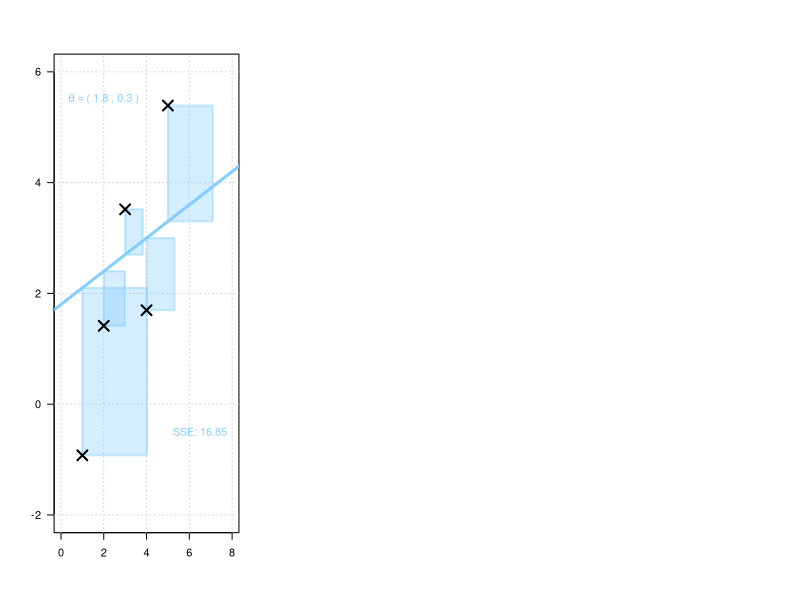
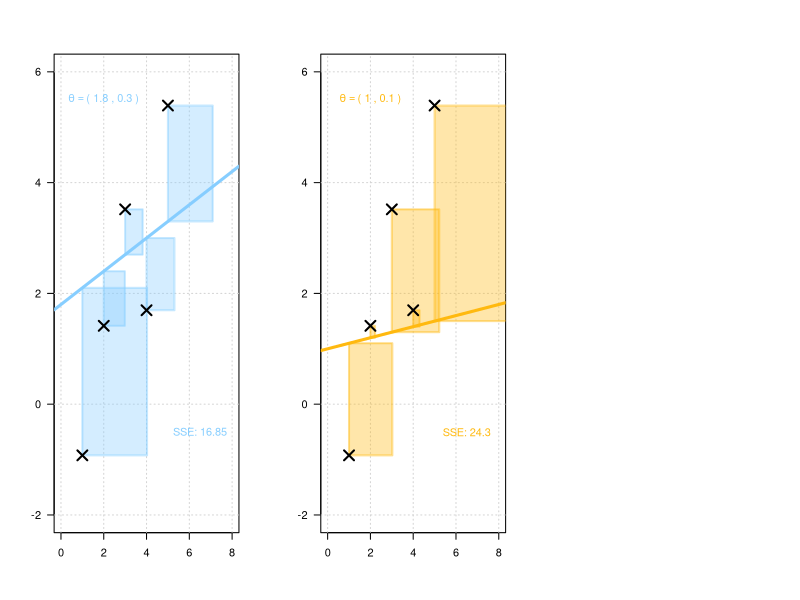
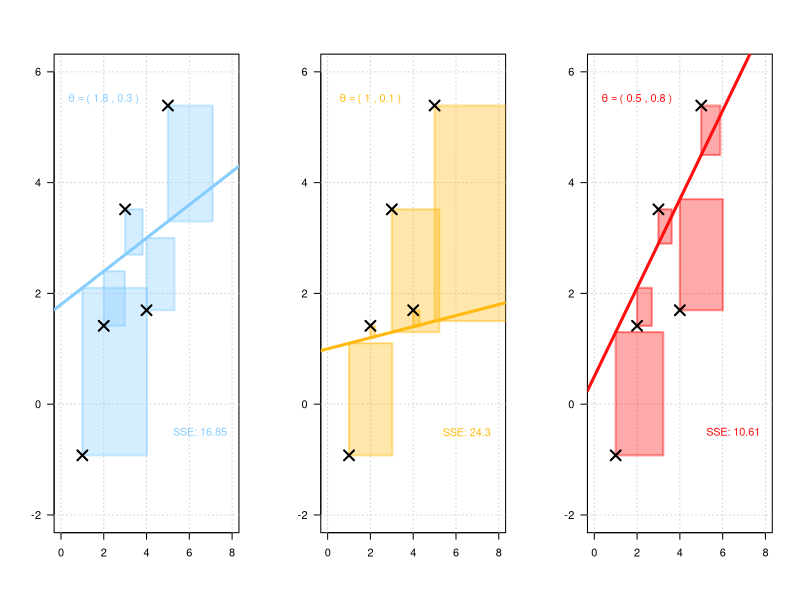
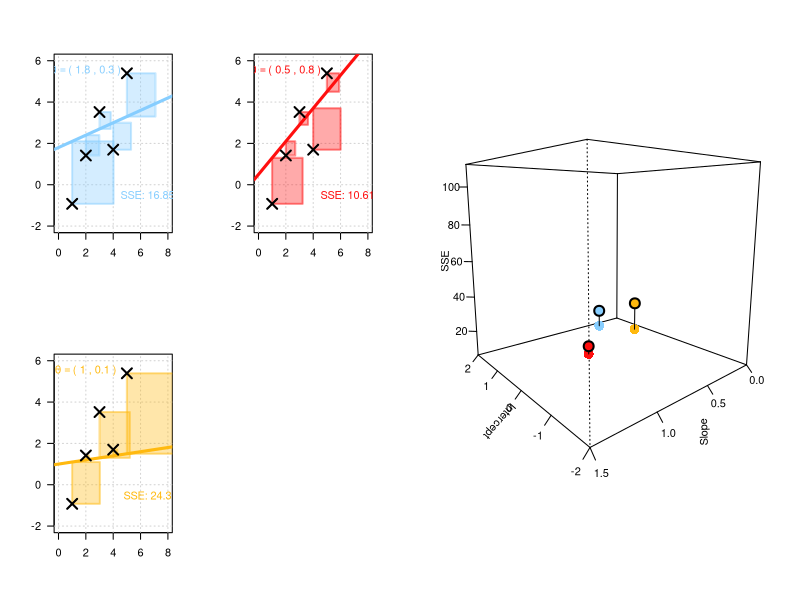
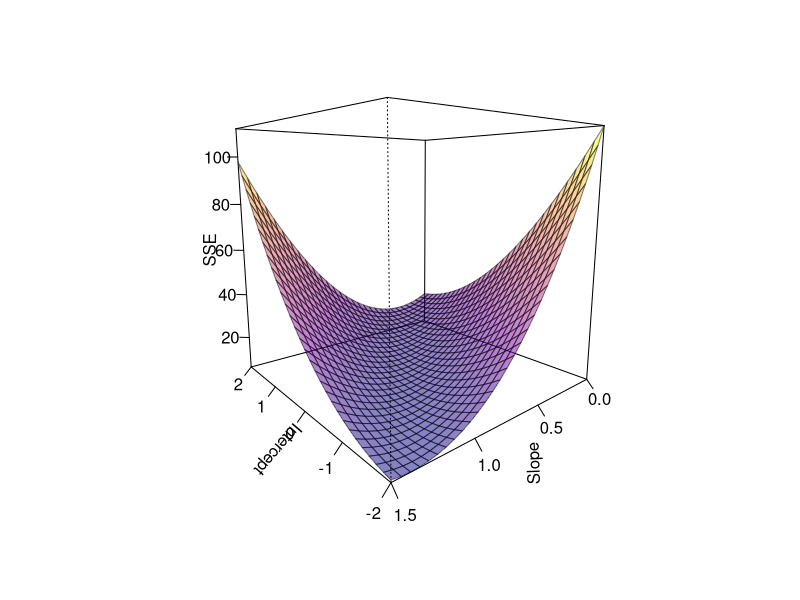
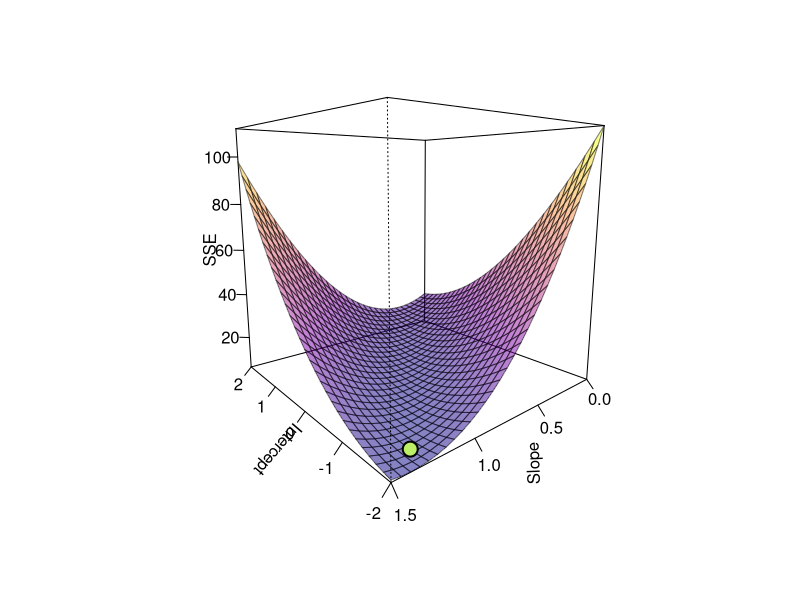
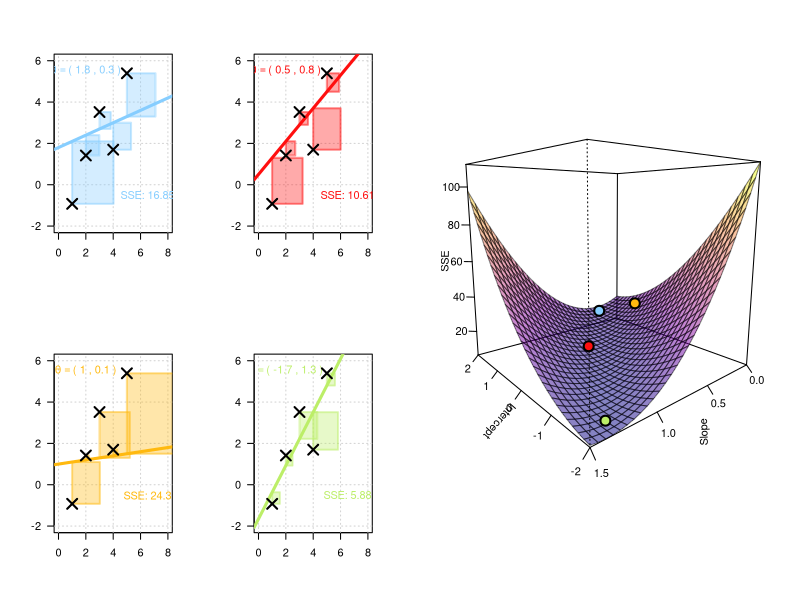
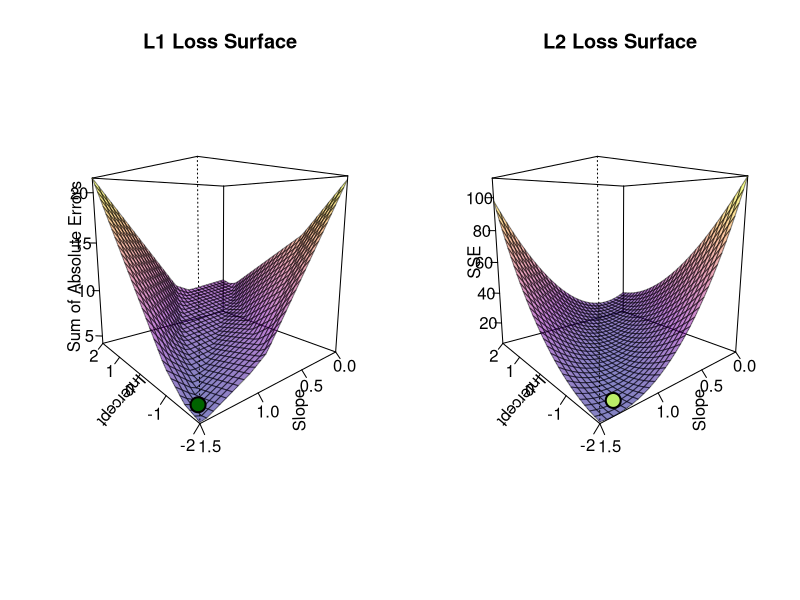

R code for these plots, in order:
# PREREQ -----------------------------------------------------------------------

library(knitr)
library(ggplot2)

# DATA -------------------------------------------------------------------------

set.seed(pi)

x = 1:5
y = x + rnorm(5, 0, 2)
m = lm(y ~ x)

coef1 <- c(1.8, .3)
coef2 <- c(1, .1)
coef3 <- c(0.5, .8)

# FUNCTIONS --------------------------------------------------------------------

colBlue = function(alpha) { rgb(135, 206, 255, alpha, maxColorValue = 255) }
colOrange = function(alpha) { rgb(255, 185,  15, alpha, maxColorValue = 255) }
colRed = function(alpha) { rgb(255, 15,  15, alpha, maxColorValue = 255) }
colGreen = function(alpha) { rgb(188, 238, 104, alpha, maxColorValue = 255) }

data_plot = function(x, y) {
  
  plot(x, 
       y, 
       ylim = c(-2, 6), 
       xlim = c(0, 8), 
       cex = 2, 
       pch = 4, 
       las = 1, 
       ann = "false")
  
  grid()
  
}

add_lm = function(coef, color, coef_label) {
  
  abline(coef = coef, col = color(255), lwd = 3)
  coef <- round(coef, 1)
  
  text(x = coef_label[1], 
       y = coef_label[2], 
       labels = bquote(theta == "("~.(coef[1])~","~.(coef[2])~")"),
       col = color(255))
  
}

add_errors = function(x, y, coef, color, sse_label) {
  
  hat_y = cbind(1, x) %*% coef
  w = abs(y - hat_y)
  
  rect(xleft = x, 
       ybottom = y, 
       xright = x + w, 
       ytop = hat_y, 
       col = color(90),
       border = color(120), 
       lwd = 2)
  
  text(x = sse_label[1], 
       y = sse_label[2], 
       labels = paste0("SSE: ", sum(round(w^2, 2))),
       col = color(255))
  
  points(x, y, cex = 2, pch = 4, lwd = 2)
  
}

frame_plot = function(x, y, coef, color, coef_label, sse_label) {
  
  data_plot(x, y)
  add_lm(coef, color, coef_label)
  add_errors(x, y, coef, color, sse_label)
  
}

sse = function(c1, c2, x, y) {
  
  hat_y = cbind(1, x) %*% c(c1, c2)
  w = abs(y - hat_y)
  sum(w^2)
  
}

sae = function(c1, c2, x, y) {
  
  hat_y = cbind(1, x) %*% c(c1, c2)
  w = abs(y - hat_y)
  sum(w)
  
}

surface_plot = function (z = sse_surf,
                         error_type = "SSE", 
                         title = NULL,
                         palette = clrs_ramp[clrs],
                         ...) {
  
  persp(x = c1_grid, 
        y = c2_grid,
        z = z,
        theta = -130,
        phi = 10, 
        ticktype = "detailed", 
        xlab = "Intercept", 
        ylab = "Slope", 
        zlab = error_type, 
        main = title,
        col = palette, 
        border = rgb(0, 0, 0,.5))
  
}

rect_plots = function(number) {

  frame_plot(x, y, coef1, colBlue, c(2, 5.5), c(x = 6.5, y = -0.5))
  
  if(number > 1) {
    
    frame_plot(x, y, coef2, colOrange, c(2, 5.5), c(x = 6.5, y = -0.5))
    
    if(number > 2) {
      
      frame_plot(x, y, coef3, colRed, c(2, 5.5), c(x = 6.5, y =  -0.5))
      
      if (number > 3) {
        
        frame_plot(x, y, coef(m), colGreen, c(2, 5.5), c(x = 6.5, y =  -0.5))
        
      }
      
    }
    
  }
  
}

# PLOT SETUP -------------------------------------------------------------------

gridlength <- 30
c1_grid = seq(-2, 2, l = gridlength)
c2_grid = seq(0, 1.5, l = gridlength)

sse_surf = outer(c1_grid, c2_grid, Vectorize(sse, c("c1", "c2")), x = x, y = y)
sae_surf = outer(c1_grid, c2_grid, Vectorize(sae, c("c1", "c2")), x = x, y = y)

clrs_ramp = scales::alpha(colorRampPalette(viridisLite::plasma(5))(200), .5)

clrs = sse_surf[-1, -1] + sse_surf[-1, -gridlength] + 
  sse_surf[-gridlength, -1] + sse_surf[-gridlength, -gridlength]

clrs = cut(clrs, length(clrs_ramp))

clrs_sae = sae_surf[-1, -1] + sae_surf[-1, -gridlength] + 
  sae_surf[-gridlength, -1] + sae_surf[-gridlength, -gridlength]

clrs_sae = cut(clrs_sae, length(clrs_ramp))

sse_blank = quote(persp(x = c1_grid, 
                        y = c2_grid, 
                        sse_surf * NA, 
                        theta = -130, 
                        phi = 10, 
                        zlim = range(sse_surf),
                        ticktype = "detailed", 
                        xlab = "Intercept", 
                        ylab = "Slope", 
                        zlab = "SSE", 
                        col = "white", 
                        border = rgb(1, 1, 1, 0)))

opar <- par(no.readonly = FALSE)
par(mar = opar$mar / 2)

# PLOT 1 -----------------------------------------------------------------------

pdf("../figure/reg_lm_plot_31.pdf", height = 3)

par(mfrow = c(1, 3))
rect_plots(1)
#par(opar)

ggsave("../figure/reg_lm_plot_31.pdf", width = 4, height = 3)
dev.off()

# PLOT 2 -----------------------------------------------------------------------

pdf("../figure/reg_lm_plot_32.pdf", height = 3)

par(mfrow = c(1, 3))
rect_plots(2)
#par(opar)

ggsave("../figure/reg_lm_plot_32.pdf", width = 4, height = 3)
dev.off()

# PLOT 3 -----------------------------------------------------------------------

pdf("../figure/reg_lm_plot_33.pdf", height = 3)

par(mfrow = c(1, 3))
rect_plots(3)

#par(opar)

ggsave("../figure/reg_lm_plot_33.pdf", width = 4, height = 3)
dev.off()

# PLOT 4 -----------------------------------------------------------------------

pdf("../figure/reg_lm_plot_34.pdf", width = 9, height = 4)

layout(cbind(c(1, 2), c(3, 0), c(4, 4), c(4, 4)))

rect_plots(3)

p = eval(sse_blank)

points(trans3d(x = cbind(coef1, coef2, coef3)[1, ], 
               y = cbind(coef1, coef2, coef3)[2, ], 
               z = rep(min(sse_surf), 3),
               pmat = p), 
       col = c(colBlue(255), colOrange(255), colRed(255)), 
       pch = 16, 
       cex = 2)

lines(trans3d(x = cbind(coef1, coef1)[1, ], 
              y = cbind(coef1, coef1)[2, ], 
              z = c(min(sse_surf), sse(coef1[1], coef1[2], x, y)),
              pmat = p))

lines(trans3d(x = cbind(coef2, coef2)[1, ], 
              y = cbind(coef2, coef2)[2, ], 
              z = c(min(sse_surf), sse(coef2[1], coef2[2], x, y)),
              pmat = p))

lines(trans3d(x = cbind(coef3, coef3)[1, ], 
              y = cbind(coef3, coef3)[2, ], 
              z = c(min(sse_surf), sse(coef3[1], coef3[2], x, y)),
              pmat = p))

points_3d = trans3d(x = cbind(coef1, coef2, coef3)[1, ], 
                    y = cbind(coef1, coef2, coef3)[2, ], 
                    z = c(sse(coef1[1], coef1[2], x, y), 
                          sse(coef2[1], coef2[2], x, y), 
                          sse(coef3[1], coef3[2], x, y)),
                    pmat = p)

points(points_3d, 
       col = c(colBlue(255), colOrange(255), colRed(255)), 
       pch = 16, 
       cex = 2)

points(points_3d, col = "black", pch = 1, cex = 2, lwd = 2)
#par(opar)

ggsave("../figure/reg_lm_plot_34.pdf", width = 9, height = 6)
dev.off()

# PLOT 5 -----------------------------------------------------------------------

pdf("../figure/reg_lm_plot_35.pdf", width = 4.5, height = 5.5)

par(mfrow = c(1, 1))
surface_plot(zlim = range(sse_surf))

ggsave("../figure/reg_lm_plot_35.pdf", width = 4, height = 0.66)
dev.off()

# PLOT 6 -----------------------------------------------------------------------

pdf("../figure/reg_lm_plot_36.pdf", width = 4.5, height = 5.5)

p = surface_plot(zlim = range(sse_surf))

points_3d = 
  trans3d(x = coef(m)[1], 
          y = coef(m)[2], 
          z = sse(coef(m)[1], coef(m)[2], x, y),
          pmat = p)

points(points_3d, 
       col = c(colGreen(255)), 
       pch = 16, 
       cex = 2)

points(points_3d, col = "black", pch = 1, cex = 2, lwd = 2)

ggsave("../figure/reg_lm_plot_36.pdf", width = 4, height = 0.66)
dev.off()

# PLOT 7 -----------------------------------------------------------------------

pdf("../figure/reg_lm_plot_37.pdf", width = 9, height = 4)

layout(cbind(c(1, 2), c(3, 4), c(5, 5), c(5, 5)))

rect_plots(4)

p = surface_plot(zlim = range(sse_surf))

points_3d = 
  trans3d(x = cbind(coef1, coef2, coef3, coef(m))[1, ], 
          y = cbind(coef1, coef2, coef3, coef(m))[2, ], 
          z = c(sse(coef1[1], coef1[2], x, y), 
                sse(coef2[1], coef2[2], x, y), 
                sse(coef3[1], coef3[2], x, y), 
                sse(coef(m)[1], coef(m)[2], x, y)),
          pmat = p)

points(points_3d,
       col = c(colBlue(255), 
               colOrange(255), 
               colRed(255), 
               colGreen(255)), 
       pch = 16, cex = 2)

points(points_3d, col = "black", pch = 1, cex = 2, lwd = 2)

ggsave("../figure/reg_lm_plot_37.pdf", width = 9, height = 4)
dev.off()

# PLOT 8 -----------------------------------------------------------------------

pdf("../figure/../figure/reg_lm_plot_38.pdf", width = 11, height = 6)

layout(t(c(1, 2)))

p = surface_plot(z = sae_surf,
                 error_type = "Sum of Absolute Errors",
                 title = "L1 Loss Surface",
                 palette = clrs_ramp[clrs_sae])

sae_min = which(sae_surf == min(sae_surf), arr.ind = TRUE)

sae_sol <- trans3d(x = c1_grid[sae_min[1]], 
                   y = c2_grid[sae_min[2]], 
                   z =  min(sae_surf),
                   pmat = p)

points(sae_sol, col = "darkgreen", pch = 16, cex = 2)
points(sae_sol, col = "black", pch = 1, cex = 2, lwd = 2)

p2 = surface_plot(title = "L2 Loss Surface", zlim = range(sse_surf))

points_3d = 
  trans3d(x = coef(m)[1], 
          y = coef(m)[2], 
          z = sse(coef(m)[1], coef(m)[2], x, y),
          pmat = p2)

points(points_3d, col = c(colGreen(255)), pch = 16, cex = 2)
points(points_3d, col = "black", pch = 1, cex = 2, lwd = 2)

ggsave("../figure/../figure/reg_lm_plot_38.pdf", width= 11, height = 6)
dev.off()
